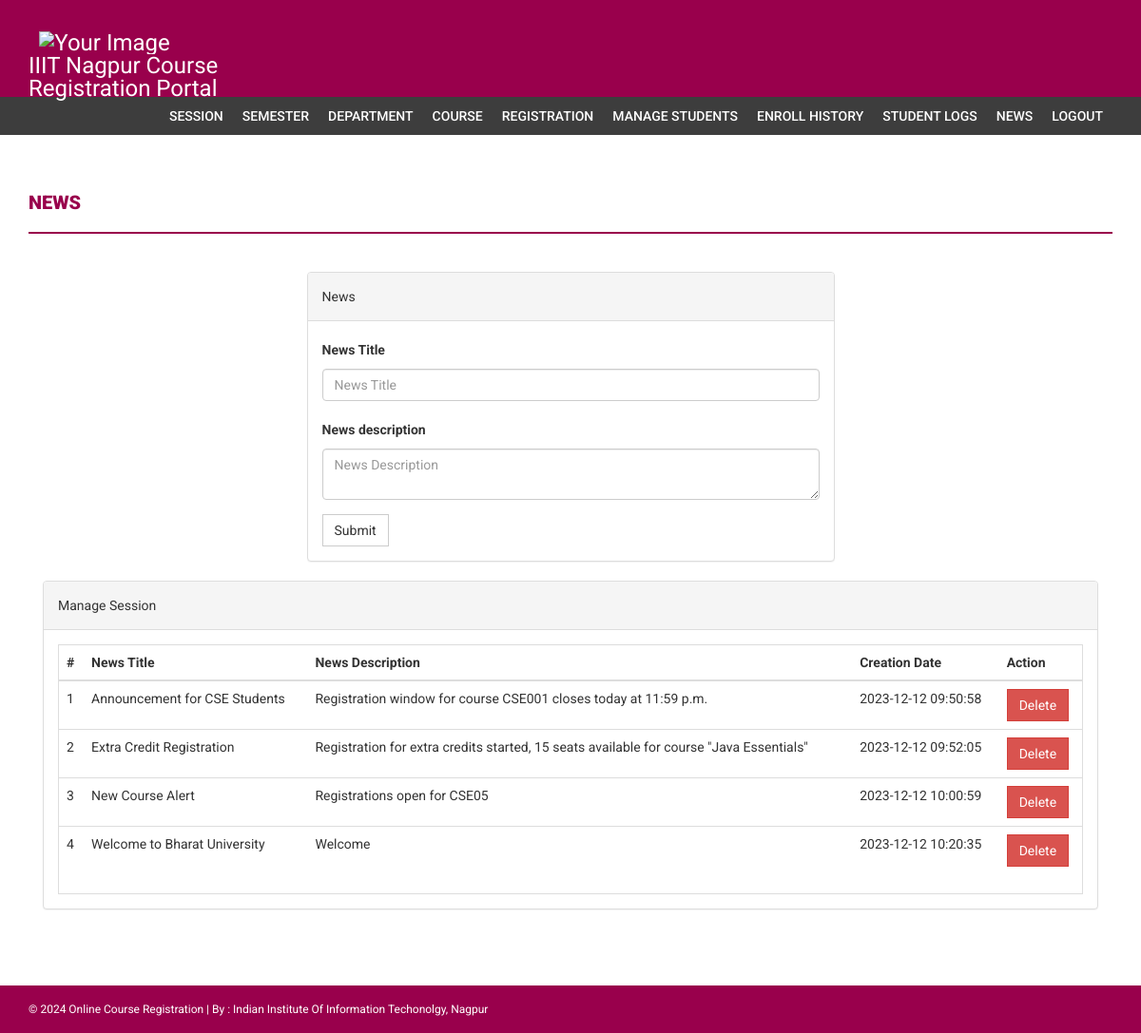
The app's page /admin/news.php (signed in) with its own data.
### tables this page shows
CREATE TABLE `news` (
  `id` int NOT NULL,
  `newstitle` varchar(255) DEFAULT NULL,
  `newsDescription` mediumtext,
  `postingDate` timestamp NULL DEFAULT CURRENT_TIMESTAMP
);

### admin/news.php (the view, shortened to what this page needs)
<?php
if(strlen($_SESSION['alogin'])==0)
    {
header('location:index.php');
}else{
?>
<!DOCTYPE html>
<html xmlns="http://www.w3.org/1999/xhtml">
<head>
    <link href="../assets/css/bootstrap.css" rel="stylesheet" />
    <link href="../assets/css/font-awesome.css" rel="stylesheet" />
    <link href="../assets/css/style.css" rel="stylesheet" />
</head>
<body>
<?php include('includes/header.php');?>
<?php if($_SESSION['alogin']!="")
{
 include('includes/menubar.php');
}
 ?>
    <div class="content-wrapper">
        <div class="container">
              <div class="row">
                    <div class="col-md-12">
                        <h1 class="page-head-line">News  </h1>
                    </div>
                </div>
                <div class="row" >
                  <div class="col-md-3"></div>
                    <div class="col-md-6">
                        <div class="panel panel-default">
                        <div class="panel-heading">
                           News
                        </div>
                        <div class="panel-body">
                       <form name="dept" method="post">
   <div class="form-group">
    <label for="department">News Title </label>
    <input type="text" class="form-control" id="newstitle" name="newstitle" placeholder="News Title" required />
  </div>
     <div class="form-group">
    <label for="department">News description </label>
    <textarea class="form-control" id="description" name="description" placeholder="News Description" required></textarea>
  </div>
 <button type="submit" name="submit" class="btn btn-default">Submit</button>
</form>
                            </div>
                            </div>
                    </div>
                </div>
                <div class="col-md-12">
                    <div class="panel panel-default">
                        <div class="panel-heading">
                            Manage Session
                        </div>
                        <div class="panel-body">
                            <div class="table-responsive table-bordered">
                                <table class="table">
                                    <thead>
                                        <tr>
                                            <th>#</th>
                                            <th>News Title</th>
                                            <th>News Description</th>
                                            <th>Creation Date</th>
                                            <th>Action</th>
                                        </tr>
                                    </thead>
                                    <tbody>
<?php
$sql=mysqli_query($con,"select * from news");
$cnt=1;
while($row=mysqli_fetch_array($sql))
{
?>
                                        <tr>
                                            <td><?php echo $cnt;?></td>
                                            <td><?php echo htmlentities($row['newstitle']);?></td>
                                            <td><?php echo htmlentities($row['newsDescription']);?></td>
                                            <td><?php echo htmlentities($row['postingDate']);?></td>
                                            <td>
  <a href="news.php?id=<?php echo $row['id']?>&del=delete" onClick="return confirm('Are you sure you want to delete?')">
                                            <button class="btn btn-danger">Delete</button>
</a>
                                            </td>
                                        </tr>
<?php
$cnt++;
} ?>
                                    </tbody>
                                </table>
                            </div>
                        </div>
                    </div>
                </div>
            </div>
        </div>
  <?php include('../includes/footer.php');?>
</body>
</html>
<?php } ?>

### assets/css/style.css (style rules this page uses)
body { font-family: 'Roboto', sans-serif; line-height: 30px; }
.content-wrapper { margin-top: 40px; min-height: 600px; padding-bottom: 60px; }
.page-head-line { font-weight: 900; padding-bottom: 20px; border-bottom: 2px solid rgb(153, 0, 76); text-transform: uppercase; color: rgb(153, 0, 76); font-size: 20px; margin-bottom: 40px; }
.btn { border-radius: 0px; -webkit-border-radius: 0px; -moz-border-radius: 0px; }

### records on screen
news: newstitle "Announcement for CSE Students", newsDescription "Registration window for course CSE001 closes today at 11:59 p.m.", postingDate "2023-12-12 09:50:58"
news: newstitle "Extra Credit Registration", newsDescription "Registration for extra credits started, 15 seats available for course \"Java Essentials\"", postingDate "2023-12-12 09:52:05"
news: newstitle "New Course Alert", newsDescription "Registrations open for CSE05", postingDate "2023-12-12 10:00:59"
news: newstitle "Welcome to Bharat University", newsDescription "Welcome", postingDate "2023-12-12 10:20:35"
